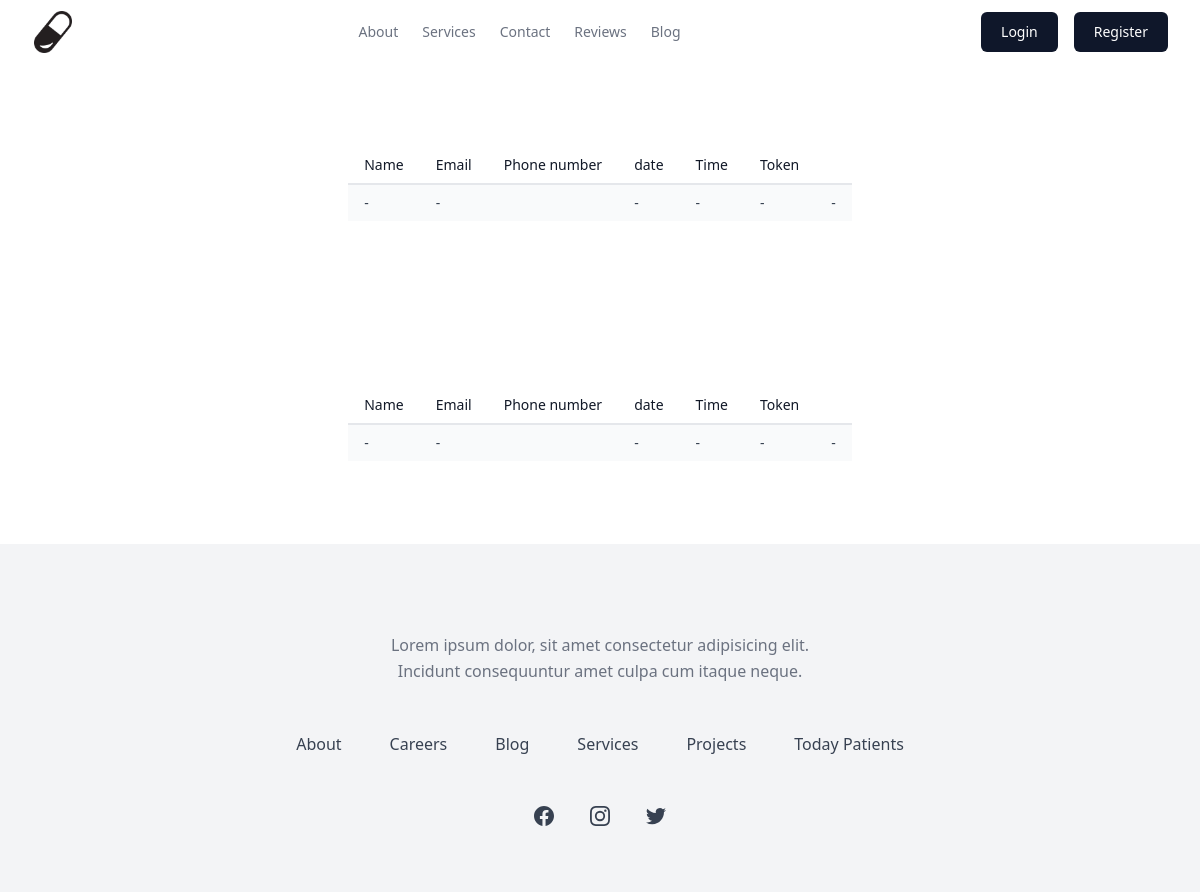
Before: /patients/today/ (signed in) with the older database file.
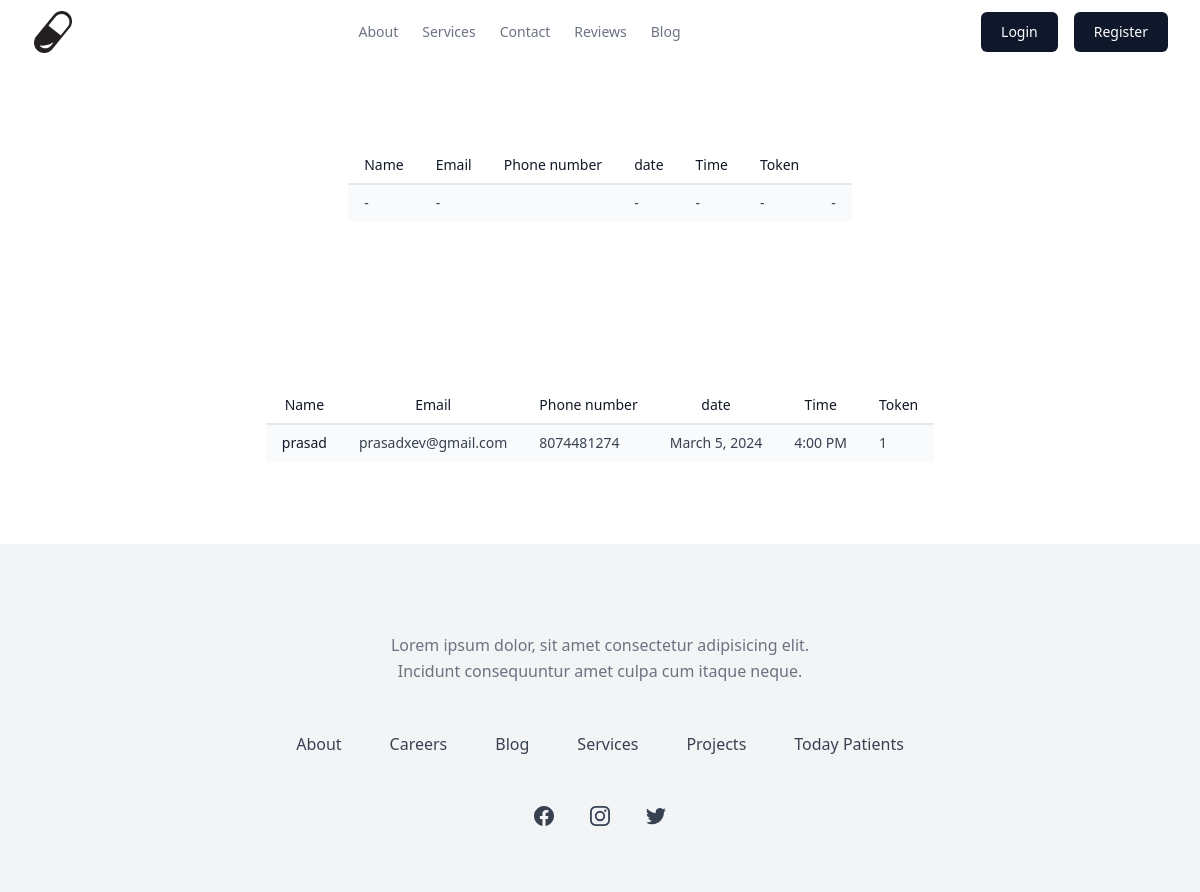
After: the same page with the newer database file.
### app/models.py (models this page shows, shortened)
class Appointment(models.Model):
    user = models.ForeignKey(Patients, on_delete=models.CASCADE, default=None)
    name = models.CharField(max_length=20)
    email = models.EmailField(unique=True)
    phone_number = models.CharField(max_length=10, default=None , unique=True)
    date = models.DateField()
    time = models.TextField()
    token = models.PositiveIntegerField()
    @classmethod
    def MorningAppointments(cls):
        return cls.objects.filter(date=date.today(), time='10:00 AM')
    @classmethod
    def EveningAppointments(cls):
        return cls.objects.filter(date=date.today(), time='4:00 PM')

### app/views.py (the view)
# urls.py: path('patients/today/' , views.patients , name='today_patients'),
@login_required(login_url='login')
def patients(request):
    if not request.user.is_superuser:
        return render(request , 'access_denied.html')
    morningappointments = Appointment.MorningAppointments()
    eveningappointments = Appointment.EveningAppointments()
    return render(request , 'todaypatients.html' , {'morningappointments':morningappointments , 'eveningappointments':eveningappointments ,  'title':'Patient' } )

### app/auth.py (called while the page is built)
    def get_user(self, user_id):
        try:
            return get_user_model().objects.get(pk=user_id)
        except get_user_model().DoesNotExist:
            return None

### app/templates/todaypatients.html
{% extends 'base.html' %}
{% load widget_tweaks %}
{% block content %}
<div class="grid h-60 px-4  bg-white place-content-center">
    <div class="overflow-x-auto">
        <table class="min-w-full divide-y-2 divide-gray-200 bg-white text-sm">
        <thead class="ltr:text-left rtl:text-right">
            <tr>
            <th class="whitespace-nowrap px-4 py-2 font-medium text-gray-900">
                Name
            </th>
            <th class="whitespace-nowrap px-4 py-2 font-medium text-gray-900">
                Email
            </th>
            <th class="whitespace-nowrap px-4 py-2 font-medium text-gray-900">
                Phone number
            </th>
            <th class="whitespace-nowrap px-4 py-2 font-medium text-gray-900">
                date
            </th>
            <th class="whitespace-nowrap px-4 py-2 font-medium text-gray-900">
                Time
            </th>
            <th class="whitespace-nowrap px-4 py-2 font-medium text-gray-900">
                Token
            </th>
            </tr>
        </thead>
        {% if morningappointments %}
            {% for morningappointment in morningappointments %}
            <tbody class="divide-y divide-gray-200">
                <tr class="odd:bg-gray-50">
                <td class="whitespace-nowrap px-4 py-2 font-medium text-gray-900">
                    {{morningappointment.name}}
                </td>
                <td class="whitespace-nowrap px-4 py-2 text-gray-700">{{morningappointment.email}}</td>
                <td class="whitespace-nowrap px-4 py-2 text-gray-700">{{morningappointment.phone_number}}</td>
                <td class="whitespace-nowrap px-4 py-2 text-gray-700">{{morningappointment.date}}</td>
                <td class="whitespace-nowrap px-4 py-2 text-gray-700">{{morningappointment.time}}</td>
                <td class="whitespace-nowrap px-4 py-2 text-gray-700">{{morningappointment.token}}</td>
                </tr>
            </tbody>
            {%endfor %}
        {% else %}
            <tbody class="divide-y divide-gray-200">
                <tr class="odd:bg-gray-50">
                <td class="whitespace-nowrap px-4 py-2 text-gray-700">-</td>
                <td class="whitespace-nowrap px-4 py-2 text-gray-700">-<td>
                <td class="whitespace-nowrap px-4 py-2 text-gray-700">-</td>
                <td class="whitespace-nowrap px-4 py-2 text-gray-700">-</td>
                <td class="whitespace-nowrap px-4 py-2 text-gray-700">-</td>
                <td class="whitespace-nowrap px-4 py-2 text-gray-700">-</td>
                </tr>
            </tbody>
        {% endif %}
        </table>
    </div>
</div>
<div class="grid h-60 px-4  bg-white place-content-center">
    <div class="overflow-x-auto">
        <table class="min-w-full divide-y-2 divide-gray-200 bg-white text-sm">
        <thead class="ltr:text-left rtl:text-right">
            <tr>
            <th class="whitespace-nowrap px-4 py-2 font-medium text-gray-900">
                Name
            </th>
            <th class="whitespace-nowrap px-4 py-2 font-medium text-gray-900">
                Email
            </th>
            <th class="whitespace-nowrap px-4 py-2 font-medium text-gray-900">
                Phone number
            </th>
            <th class="whitespace-nowrap px-4 py-2 font-medium text-gray-900">
                date
            </th>
            <th class="whitespace-nowrap px-4 py-2 font-medium text-gray-900">
                Time
            </th>
            <th class="whitespace-nowrap px-4 py-2 font-medium text-gray-900">
                Token
            </th>
            </tr>
        </thead>
        {% if eveningappointments %}
            {% for eveningappointment in eveningappointments %}
            <tbody class="divide-y divide-gray-200">
                <tr class="odd:bg-gray-50">
                <td class="whitespace-nowrap px-4 py-2 font-medium text-gray-900">
                    {{eveningappointment.name}}
                </td>
                <td class="whitespace-nowrap px-4 py-2 text-gray-700">{{eveningappointment.email}}</td>
                <td class="whitespace-nowrap px-4 py-2 text-gray-700">{{eveningappointment.phone_number}}</td>
                <td class="whitespace-nowrap px-4 py-2 text-gray-700">{{eveningappointment.date}}</td>
                <td class="whitespace-nowrap px-4 py-2 text-gray-700">{{eveningappointment.time}}</td>
                <td class="whitespace-nowrap px-4 py-2 text-gray-700">{{eveningappointment.token}}</td>
                </tr>
            </tbody>
            {%endfor %}
        {% else %}
            <tbody class="divide-y divide-gray-200">
                <tr class="odd:bg-gray-50">
                <td class="whitespace-nowrap px-4 py-2 text-gray-700">-</td>
                <td class="whitespace-nowrap px-4 py-2 text-gray-700">-<td>
                <td class="whitespace-nowrap px-4 py-2 text-gray-700">-</td>
                <td class="whitespace-nowrap px-4 py-2 text-gray-700">-</td>
                <td class="whitespace-nowrap px-4 py-2 text-gray-700">-</td>
                <td class="whitespace-nowrap px-4 py-2 text-gray-700">-</td>
                </tr>
            </tbody>
        {% endif %}
        </table>
    </div>
</div>
{% endblock %}

### app/templates/base.html (shortened to what this page needs)
{% load static %}
<!DOCTYPE html>
<html lang="en">
<head>
    <link rel="stylesheet" href="{% static 'output.css' %}">
</head>
<body class="min-h-screen">
    <header class="bg-white">
        <div class="mx-auto max-w-screen-xl px-4 sm:px-6 lg:px-8">
          <div class="flex h-16 items-center justify-between">
            <div class="md:flex md:items-center md:gap-12">
              <a class="block text-teal-600" href="{% url 'home' %}">
               <img src="{% static 'img/medicine.png'%}" width="42px" alt="">
              </a>
            </div>
            <div class="hidden md:block">
              <nav aria-label="Global">
                <ul class="flex items-center gap-6 text-sm">
                  <li>
                    <a class="text-gray-500 transition hover:text-gray-500/75" href="/">About</a>
                  </li>
                  <li>
                    <a class="text-gray-500 transition hover:text-gray-500/75" href="/">Services</a>
                  </li>
                  <li>
                    <a class="text-gray-500 transition hover:text-gray-500/75" href="/">Contact</a>
                  </li>
                  <li>
                    <a class="text-gray-500 transition hover:text-gray-500/75" href="/">Reviews</a>
                  </li>
                  <li>
                    <a class="text-gray-500 transition hover:text-gray-500/75" href="">Blog</a>
                  </li>
                </ul>
              </nav>
            </div>
            <div class="flex items-center gap-4">
                {% if request.session.patient %}
                   <a class="rounded-md bg-slate-900 px-5 py-2.5 text-sm font-medium text-white shadow hover:bg-slate-700" href="{% url 'logout' %}">Logout</a>
                {% else%}
                <div class="sm:flex sm:gap-4">
                  <a class="rounded-md bg-slate-900 px-5 py-2.5 text-sm font-medium text-white hover:bg-slate-700" href="{% url 'login' %}">Login</a>
                  <div class="hidden sm:flex">
                    <a class="rounded-md bg-slate-900 px-5 py-2.5 text-sm font-medium text-white hover:bg-slate-700" href="{% url 'register' %}">Register</a>
                  </div>
                  {% endif %}
                </div>
            </div>
          </div>
        </div>
    </header>
    {% block content %}
    {% endblock%}
    <footer class="bg-gray-100">
        <div class="mx-auto max-w-5xl px-4 py-16 sm:px-6 lg:px-8">
          <p class="mx-auto mt-6 max-w-md text-center leading-relaxed text-gray-500">
            Lorem ipsum dolor, sit amet consectetur adipisicing elit. Incidunt
            consequuntur amet culpa cum itaque neque.
          </p>
          <ul class="mt-12 flex flex-wrap justify-center gap-6 md:gap-8 lg:gap-12">
            <li>
                <a class="text-gray-700 transition hover:text-gray-700/75" href="/">About</a>
            </li>
            <li>
                <a class="text-gray-700 transition hover:text-gray-700/75" href="/">Careers</a>
            </li>
            <li>
                <a class="text-gray-700 transition hover:text-gray-700/75" href="/">Blog</a>
            </li>
            <li>
                <a class="text-gray-700 transition hover:text-gray-700/75" href="/">Services</a>
            </li>
            <li>
                <a class="text-gray-700 transition hover:text-gray-700/75" href="/">Projects</a>
            </li>
            {% if user.is_superuser %}
            <li>
                <a class="text-gray-700 transition hover:text-gray-700/75" href="{% url 'today_patients' %}">Today Patients</a>
            </li>
            {% else %}
            <li>
              <a class="text-gray-700 transition hover:text-gray-700/75" href="/">Others</a>
            </li>
            {% endif %}
          </ul>
          <ul class="mt-12 flex justify-center gap-6 md:gap-8">
            <li>
              <a href="/" rel="noreferrer" target="_blank" class="text-gray-700 transition hover:text-gray-700/75">
              </a>
            </li>
            <li>
              <a href="/" rel="noreferrer" target="_blank" class="text-gray-700 transition hover:text-gray-700/75">
              </a>
            </li>
            <li>
              <a href="/" rel="noreferrer" target="_blank" class="text-gray-700 transition hover:text-gray-700/75">
              </a>
            </li>
          </ul>
        </div>
    </footer>
</body>
</html>

Changed rows visible on the page:
added Appointment: name "prasad", email "prasadxev@gmail.com", phone_number "8074481274", date "March 5, 2024", time "4:00 PM", token "1"
